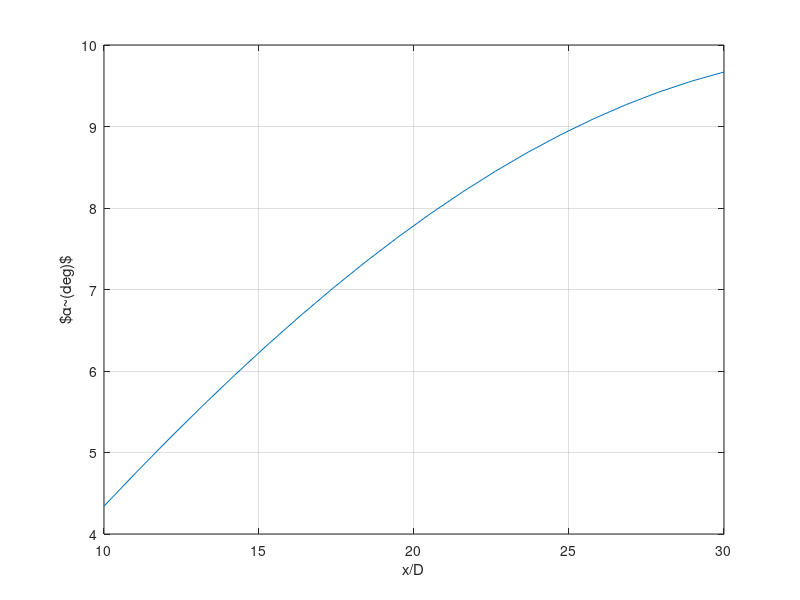

Source code (MATLAB):
clear
clc
format compact

%% attempt to recreate analytical wake redirection model from Jimenez paper
D = 1;
x = 0;
th = linspace(10*pi/180,30*pi/180,20);
Ct = 0.9;
beta = 0.125;

alp = ((cos(th).^2).*sin(th)*(Ct/2))./(1 + beta*(x./D)).^2;
alp = alp*180/pi;

%% figure
plot(x./D,alp)
plot(th*180/pi,alp)
grid on
hold on
xlabel('x/D')
ylabel('$\alpha~(deg)$')